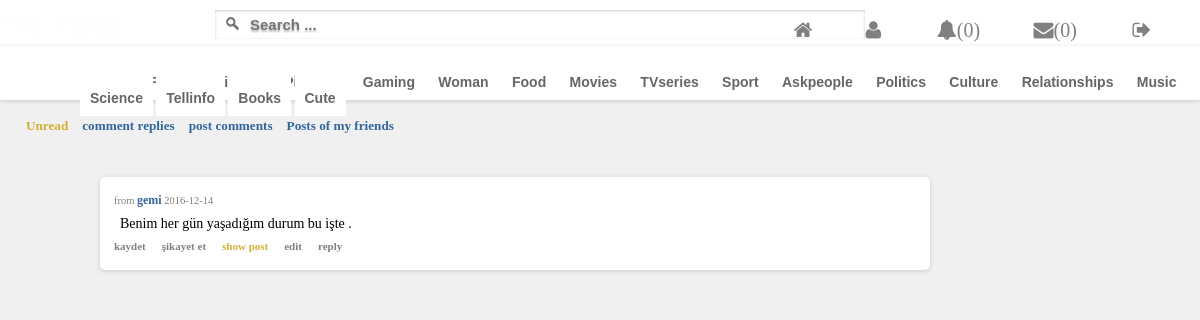
/notification.php (signed in), run on the app's committed database.
### tables this page shows
CREATE TABLE IF NOT EXISTS `comments` (
  `id` int(11) NOT NULL AUTO_INCREMENT,
  `comment_area` text NOT NULL,
  `date_added` date NOT NULL,
  `commented_by` varchar(255) NOT NULL,
  `commented_to` int(11) NOT NULL,
  `open` int(1) NOT NULL,
  PRIMARY KEY (`id`)
);

### notification.php (the view, shortened to what this page needs)
<?php include("./inc/header2.php"); ?>
<br/>
<div class='footerpost'>
  <ul>
      <li><a style='color:#D4AF37;' href='notification.php'>Unread</a>  </li>
      <li><a href='replies.php'>comment replies  </a></li>
      <li><a href='post_comments.php'>post comments </a></li>
    <li><a href='#'>Posts of my friends  </a></li>
  </ul>
    </div>
    <?php
echo "<div class='comments'>";
$getposts=  mysqli_query($mysqli, "SELECT * FROM posts WHERE added_by='$username' ")or Die(mysqli_error($mysqli));
             while($row=mysqli_fetch_array($getposts)){
                 $_post_id=$row['id'];
$getcomments=  mysqli_query($mysqli, "SELECT * FROM comments WHERE commented_to='$_post_id' and open='0' ORDER BY id DESC LIMIT 10 ")or Die(mysqli_error($mysqli));
             while($row=mysqli_fetch_array($getcomments)){
                 $id=$row['id'];
                 $date_added = $row['date_added'];
                 $comment_area=$row['comment_area'];
                 $commented_by=$row['commented_by'];
                echo " <br/><br/><div class='comment'>
               <ul >
    <li style='list-style-type : none;color:grey;font-family: Verdana;
    font-size:10.5px;'>from <a style=' color: #33669f;
    font-family: Verdana;
    font-weight: bold;
    text-decoration:none;' href='user.php?u=$commented_by'>$commented_by</a> $date_added </li>
      <div id='body'  >
         <div id=\"edit$id\" style='display:none;'>
<div class='reply_comment'>
     <form id='b_news' method='post' action=''>
            <div>
                <div>
                  <textarea id='breaking_news_text'  rows='2' cols='50' style='background-color: #f8f8f8 ;
    ' placeholder='Add text here...' required></textarea>
                </div>
            </div>
            <div>
                <input  style='font-weight: bold;
    color: forestgreen;
    padding: 7px 16px;
    text-align: center;
    text-decoration: none;
    display: inline-block;
    font-size: 12px;
    margin: 4px 2px;
    cursor: pointer;
    border-radius: 10px;' type='submit' id=\"save$id\" value='Save Changes'/>
            </div>
            </form>
</div>
</div>
        <p id=\"comment_text$id\" style=\"display:'';font-family: Verdana;
    font-size: 14px;
    padding: 6px;
    line-height: 140%; \">$comment_area</p>
        </div>
  </ul>
               <div class='footercomment'>
  <ul>
    <li><a href='#'>kaydet</a>  </li>
    <li><a href='#'>şikayet et  </a></li>";
                        echo "
    <li><a href='comments.php?u=$_post_id' style='color:#D4AF37;' >show post</a></li>
   <li><a href='#' onclick=\"document.getElementById(\"edit$id\").style.display='';document.getElementById('breaking_news_text').value = '$comment_area';
    document.getElementById(\"comment_text$id\").style.display='none';return false;\" >edit</a>  </li>
    <li><a href='#' onclick=\"document.getElementById('$id').style.display='';return false;\" >reply</a>  </li>
                </ul>";
                echo"<br/><div id='$id' style='display:none;margin:15px 15px 0px 15px;padding:5px;'>
<div class='reply_comment'>
    <form method='POST' action='#'>
<textarea id='reply_area' name='reply_area'  rows='8' cols='78'></textarea>
<br/>
<input type='submit' name='reply_button$id'  value='Send' style='border: none;
    background-color: #f8f8f8 ;
    font-weight: bold;
    color: forestgreen;
    padding: 7px 16px;
    text-align: center;
    text-decoration: none;
    display: inline-block;
    font-size: 12px;
    margin: 4px 2px;
    cursor: pointer;
    border-radius: 10px;'></input>
</form>
</div>
<a onclick='document.getElementById('$id').style.display='none';return false;' href=''
style='text-decoration:none;border-bottom:1px dotted blue;'>hide</a>
</div>";
    echo"
             </div></div>";}}
    ?>
<?php
echo "<br/><div class='comments'>";
    ?>
<?php include("./inc/footer.inc.php"); ?>

### css/style_1.css (style rules this page uses)
* { margin: 0px; padding: 0; font-family: Arial,Helvetica,sans-serif; font-size: 12px; }
html { height: 100%; margin: 0px; height: 100%; width: 100%; }
body { margin: 0px; min-height: 100%; background-color: #F0F0F0; }
p { padding-top: 10px; }
.footerpost { position: relative; left:1em; height:2.5em; top:-0.6em; }
.footerpost ul li { float: left; font-size: 11px; position:relative; list-style-type : none; padding-left: 14px; height:17px; top:1em }
.footerpost a { color: #33669f; font-family: Verdana; font-weight: bold; text-decoration:none; font-size: 1.2em; }
.footercomment ul li { float: left; font-size: 8px; margin-right: 2em; list-style-type : none; padding-left: 0px; bottom:0; top:0px; height:10px; }
.footercomment a { color: grey; font-family: verdana; text-decoration:none; font-size: 11px; font-weight: bold; }
.comment { box-shadow: 0px 1px 5px rgba(0,0,0,0.16); border-radius: 5px; background-color: white; margin: 0 0 8px 0; padding: 16px 16px 16px 14px; position :relative; top: 5px; left: 100px; width: 800px; }

### data on the page
comments: commented_by "gemi", date_added "2016-12-14", comment_area "Benim her gün yaşadığım durum bu işte ."

### other printed values
$not "0"
$message_count "0"
